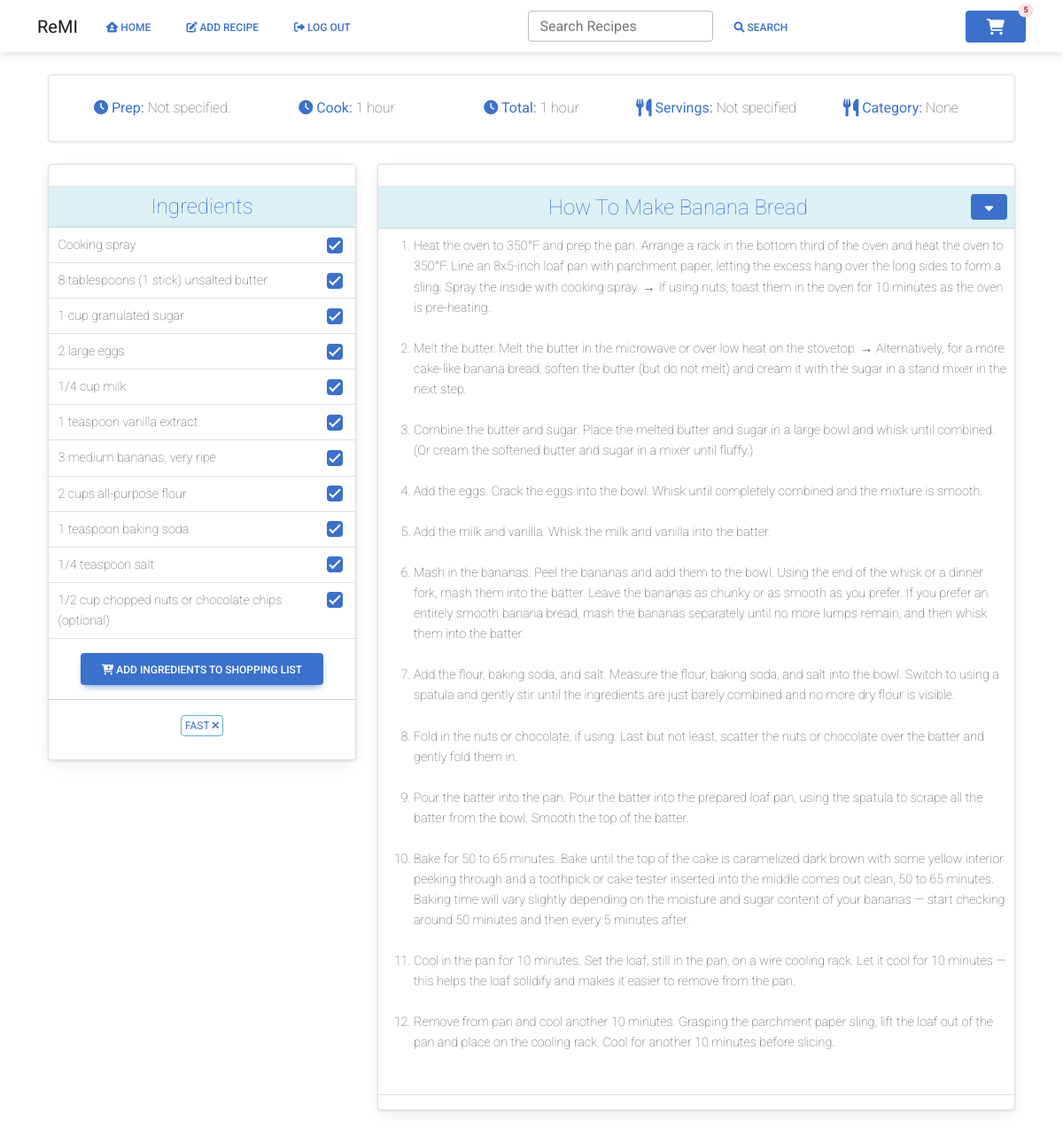
Screenshot of /random_recipe (signed in) with the database file from the repository.
### website/models.py (models this page shows)
class Recipe(db.Model):
    id = db.Column(db.Integer, primary_key=True)
    uuid = db.Column(db.Integer, primary_key=False)
    username = db.Column(db.Integer, db.ForeignKey('user.id'))
    recipe_name = db.Column(db.String(200))
    prep_time = db.Column(db.Integer, primary_key=False)
    cook_time = db.Column(db.Integer, primary_key=False)
    total_time = db.Column(db.Integer, primary_key=False)
    ingredients = db.Column(db.String())
    servings = db.Column(db.String())
    ingredients_quantity = db.Column(db.String())
    ingredients_measurement = db.Column(db.String())
    instructions = db.Column(db.String())
    instructions_json = db.Column(db.String())
    original_url = db.Column(db.String())
    date_parsed = db.Column(db.String())
    image = db.Column(db.String())
    favorite = db.Column(db.Boolean, default=False)
    category = db.Column(db.String())
    ingredient_list = db.relationship('Ingredients')
    tags = db.relationship('Tag', secondary=recipe_tag, backref='recipe')

class Ingredients(db.Model):
    id = db.Column(db.Integer, primary_key=True)
    uuid = db.Column(db.Integer, primary_key=False)
    recipe = db.Column(db.Integer, db.ForeignKey('recipe.uuid'))
    ingredient = db.Column(db.String())
    ing_type = db.Column(db.String(), default="misc")
    ing_display = db.Column(db.String(), default="Misc.")

class Tag(db.Model):
    id = db.Column(db.Integer, primary_key=True)
    tag_name = db.Column(db.String(10))

### website/views.py (the view, shortened to what this page needs)
@views.route('/random_recipe', methods=['POST', 'GET'])
@login_required
def random_recipe():
    shopping_list = ShoppingList.query.count()
    recipe = Recipe.query.filter_by(username=current_user.id).group_by(func.random()).first()
    ingredients = Ingredients.query.filter_by(uuid=recipe.uuid).all()
    return render_template("random_recipe.html", recipe=recipe, ingredients=ingredients, user=current_user,
                           shopping_list=shopping_list, view_id=recipe.uuid)

### website/__init__.py (called while the page is built)
def create_app():
    app = Flask(__name__)
    app.config['SECRET_KEY'] = 'sdf897sdf987'
    app.config['SQLALCHEMY_DATABASE_URI'] = f'sqlite:///{DB_NAME}'
    db.init_app(app)
    from .views import views
    from .auth import auth
    app.register_blueprint(views, url_prefix='/')
    app.register_blueprint(auth, url_prefix='/')
    from .models import User, Recipe
    with app.app_context():
        db.create_all()
    login_manager = LoginManager()
    login_manager.login_view = 'auth.login'
    login_manager.init_app(app)
    @login_manager.user_loader
    def load_user(id):
        return User.query.get(int(id))
    return app

### website/templates/random_recipe.html (shortened to what this page needs)
{% extends "base.html" %}
{% block content %}
<br>
<div class="container">
    <div class="row">
        <div class="col">
            <div class="card shadow-2 border" style="border-radius:4px;">
                <div class="card-body">
                    <div class="container">
                        <div class="row">
                            <div class="col text-center">
                                <span class="fw-lighter"><span class="text-primary"><i
                                        class="fa-solid fa-clock"></i> <b>Prep:</b></span> {{ recipe.prep_time }}</span>
                            </div>
                            <div class="col text-center">
                                <span class="fw-lighter"><span class="text-primary"><i
                                        class="fa-solid fa-clock"></i> <b>Cook:</b></span> {{ recipe.cook_time }}</span>
                            </div>
                            <div class="col text-center">
                                <span class="fw-lighter"><span class="text-primary"><i
                                        class="fa-solid fa-clock"></i> <b>Total:</b></span> {{ recipe.total_time }}</span>
                            </div>
                            <div class="col text-center">
                                <span class="fw-lighter"><span class="text-primary"><i class="fa fa-cutlery fa-lg"></i> <b>Servings:</b></span> {{ recipe.servings }}</span>
                            </div>
                            <div class="col text-center">
                                <span class="fw-lighter"><span class="text-primary"><i class="fa fa-cutlery fa-lg"></i> <b>Category:</b></span> {{ recipe.category  }}</span>
                            </div>
                        </div>
                    </div>
                </div>
            </div>
        </div>
    </div>
    <br>
    <form method="POST">
        <div class="row">
            <div class="col-4">
                <div class="card text-left bg-light mb-10" style="border-radius:4px;">
                    <div class="card shadow-2 border" style="border-radius:4px;">
                        <div class="card-header border-0 text-center" style="border-radius:4px;">
                        </div>
                        <div class="table-responsive">
                            <table class="table align-items-center table-flush table-sm">
                                <thead class="table-info">
                                <tr>
                                    <td class="border-top text-center align-middle" scope="col" colspan="2"><h4 class="mb-0"><span
                                            class="text-primary fw-lighter mb-0">Ingredients</span></h4></td>
                                </tr>
                                </thead>
                                <tbody>
                                {% for ingredient in ingredients %}
                                <tr>
                                    <td>
                                        <label class="form-check-label" for="ingredients"><span class="fw-lighter">{{ ingredient.ingredient
                                        }}</span></label><input type="hidden" name=category
                                    </td>
                                    <td>
                                        <input class="form-check-input" type="checkbox"
                                               value="{{ ingredient.ingredient }}"
                                               id="ingredients" name="ingredients" checked/>
                                    </td>
                                </tr>
                                {% endfor %}
                                </tbody>
                            </table>
                            <div class="col text-center">
                                <button type="submit" class="btn btn-primary"><i
                                        class="fa-sharp fa-solid fa-cart-plus"></i>
                                    Add Ingredients to Shopping List
                                </button>
    </form>
    <hr>
    {% for recipe_tag in recipe.tags %}
    <span class="align-middle text-primary border border-info rounded p-1 m-1 fw-light"
    style="font-size:12px">
        <b>{{ recipe_tag.tag_name }}</b>
        <a href ="javascript:delete_tag({{ recipe_tag.id }}, '{{ view_id }}', {{ recipe.id }});"><span class="text-primary"><i class="fa-solid fa-xmark fa-md"></i></span></a>
    </span>
        {% endfor %}
</div>
<br>
</div>
<div class="col-8">
    <div class="card text-left bg-light mb-10" style="border-radius:4px;">
        <div class="card shadow-2 border" style="border-radius:4px;">
            <div class="card-header border-0 text-center">
            </div>
            <div class="table-responsive">
                <table class="table align-items-center table-flush table-sm">
                    <thead class="table-info">
                    <tr>
                        <td class="border-top text-center align-middle" scope="col">
                            <h4 class="mb-0">
                                <span class="text-primary align-middle fw-lighter mb-0">{{ recipe.recipe_name }}</span>
                                <span style="float: right;">
                            <button
                                    class="btn btn-primary btn-sm float-right shadow-none"
                                    type="button"
                                    id="dropdownMenuButton"
                                    data-mdb-toggle="dropdown"
                                    aria-expanded="false"
                            >
                            </button>
                        </span>
                            </h4>
                        </td>
                    </tr>
                    </thead>
                    <tbody>
                    <tr>
                        <td>
                                    <span class="fw-lighter">
                    <ol>
                        {{ recipe.instructions|safe }}
                    </ol></span>
                        </td>
                    </tr>
                    </tbody>
                </table>
            </div>
        </div>
    </div>
</div>
<br>
{% endblock %}

### rows the page displays
Recipe: prep_time "Not specified.", cook_time "1 hour", total_time "1 hour", servings "Not specified", category "None", recipe_name "How To Make Banana Bread", instructions "Heat the oven to 350°F and prep the pan. Arrange a rack in the bottom third of the oven and heat the oven to 350°F. Line an 8x5-inch loaf pan with parchment paper, letting the excess hang over the long sides to form a sling. Spray the inside with cooking spray. → If using nuts, toast them in the oven for 10 minutes as the oven is pre-heating. Melt the butter. Melt the butter in the microwave or over low heat on the stovetop. → Alternatively, for a more cake-like banana bread, soften the butter (but do not melt) and cream it with the sugar in a stand mixer in the next step. Combine the butter and sugar. Place the melted butter and sugar in a large bowl and whisk until combined. (Or cream the…"
Ingredients: ingredient "Cooking spray"
Ingredients: ingredient "8 tablespoons (1 stick) unsalted butter"
Ingredients: ingredient "1 cup granulated sugar"
Ingredients: ingredient "2 large eggs"
Ingredients: ingredient "1/4 cup milk"
Ingredients: ingredient "1 teaspoon vanilla extract"
Ingredients: ingredient "3 medium bananas, very ripe"
Ingredients: ingredient "2 cups all-purpose flour"
Ingredients: ingredient "1 teaspoon baking soda"
Ingredients: ingredient "1/4 teaspoon salt"
Ingredients: ingredient "1/2 cup chopped nuts or chocolate chips (optional)"
Tag: tag_name "FAST"

### other values shown
{{ shopping_list }} "5"
